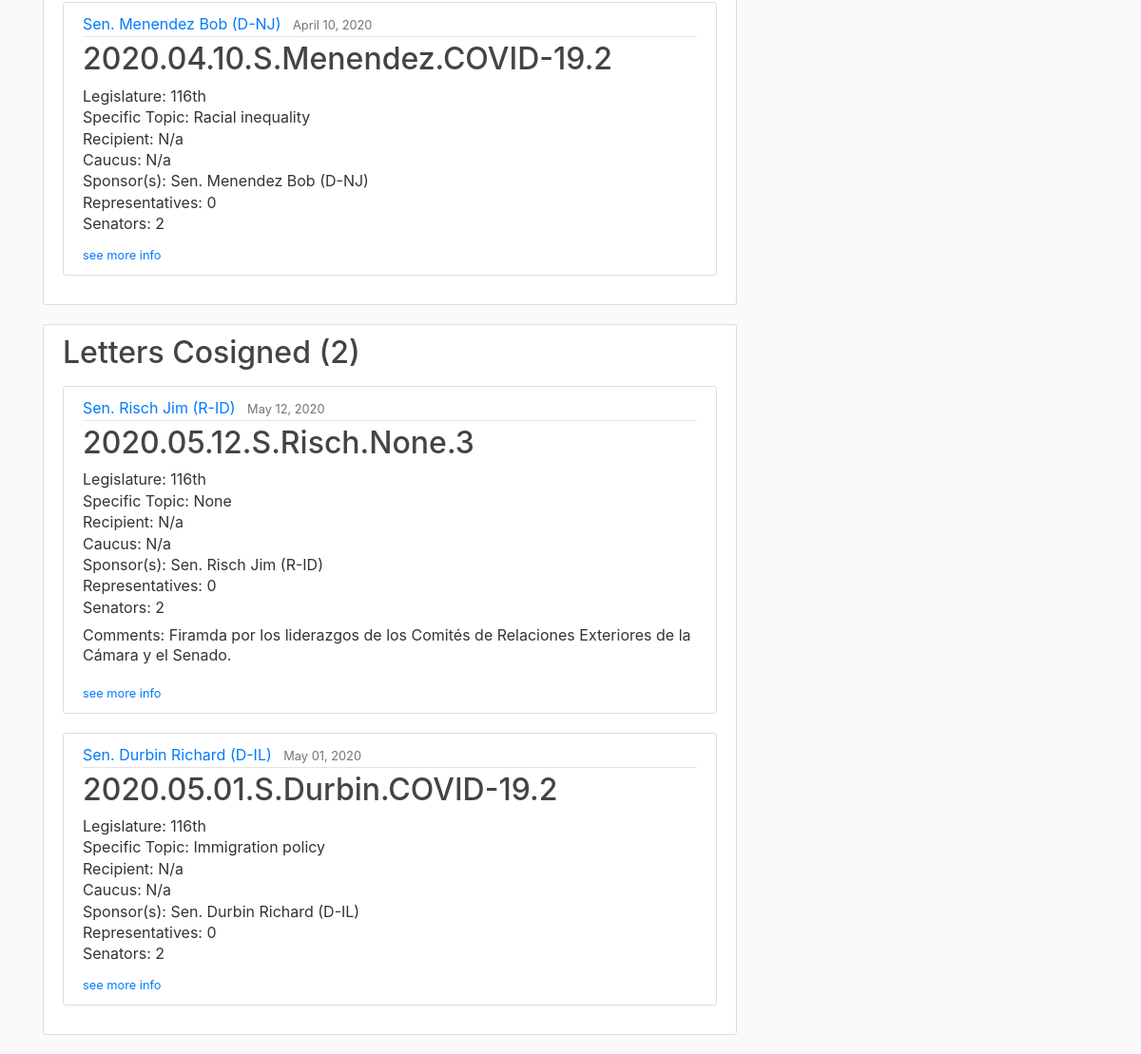
Before: /legislator_letters/Menendez Bob (lower part) with the older database file.
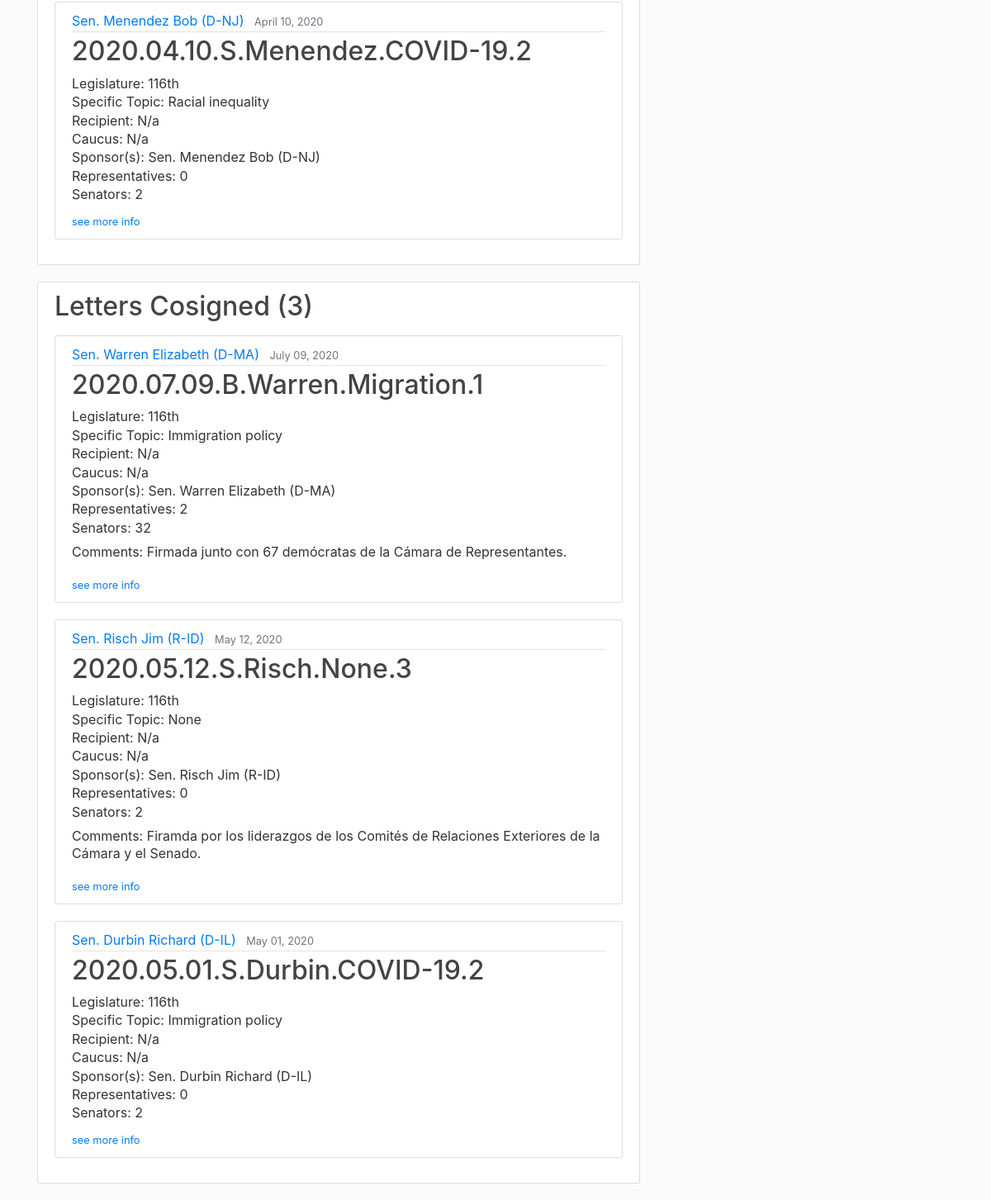
After: the same page with the newer database file.
### letter_tracking/models.py (models this page shows, shortened)
class Letter(models.Model):
    class PolParties(models.TextChoices):
        D = 'D', _('Democrat')
        R = 'R', _('Republican')
        I = 'I', _('Independent')
    class RepSen(models.TextChoices):
        REP = 'Rep.', _('Representative')
        SEN = 'Sen.', _('Senator')
    class Chamber(models.TextChoices):
        BI = 'B', _('Bicameral')
        S = 'S', _('Senado')
        C = 'C', _('Congreso')
    class Support(models.TextChoices):
        rep = 'Republican', _('Republican')
        dem = 'Democrat', _('Democrat')
        bi= 'Bipartisan', _('Bipartisan')
    class Sentiment(models.TextChoices):
        Pos = 'Positive', _('Positive')
        Neut = 'Neutral', _('Neutral')
        Neg = 'Negative', _('Negative')
    class Dummy(models.TextChoices):
        y = 1, _('Yes')
        n = 0, _('No')
    tema = models.ForeignKey(Topic,
                            on_delete=models.SET_NULL,
                            null=True,
                            verbose_name=_('Topic')
                            )
    tema_específico = models.ForeignKey(Specific_Topic,
                                        on_delete=models.SET_NULL,
                                        null=True,
                                        verbose_name=_('Specific Topic')
                                        )
    fecha = models.DateTimeField(help_text="Enter dates in <em>MM/DD/YYYY</em> format", verbose_name=_('Date'))
    descripción = models.TextField(verbose_name=_('Description'))
    favorable_a_MX = models.CharField(max_length=8,
                                    choices=Sentiment.choices,
                                    verbose_name=_('Positive for Mexico?')
                                    )
    mención_directa_a_MX = models.CharField(max_length=3,
                                    choices=Dummy.choices,
                                    verbose_name=_('Was Mexico directly mentioned?'))
    destinatario = MultiSelectField(choices=[('N/a', 'N/a')] + list(zip_choices(list(map(lambda obj: obj.recipient_name, Recipient.objects.all())))),
                                default='None',
                                max_length=100,
                                help_text="<em>If 'Other', please specify in the text box below</em>",
                                verbose_name=_('Recipient(s)')
                                )
    other_destinatario_comments = models.TextField(blank=True,
                                                   verbose_name=_('Other recipient comments'))
    caucus = MultiSelectField(choices=[('', 'N/a')] + list(zip_choices(list(map(lambda obj: obj.caucus_name, Caucus.objects.all())))),
                                default='N/a',
                                max_length=100
                                )
    legislatura = models.ForeignKey(Legislature,
                                    on_delete=models.SET_NULL,
                                    null=True,
                                    verbose_name=_('Legislature')
                                    )
    patrocinador_sen = models.ForeignKey(Legislator,
                                        limit_choices_to={'rep_or_sen': 'Sen.'},
                                        related_name='Senators',
                                        verbose_name=_('Senate Author'),
                                        on_delete=models.SET_NULL,
                                        null=True,
                                        blank=True
                                        )
    patrocinador_rep = models.ForeignKey(Legislator,
                                        limit_choices_to={'rep_or_sen': 'Rep.'},
                                        related_name='Representatives',
                                        verbose_name=_('House Author'),
                                        on_delete=models.SET_NULL,
                                        null=True,
                                        blank=True
                                        )
    cosigners = MultiSelectField(choices=[('', 'N/a')] + list(zip_choices(list(map(lambda leg: leg.name, Legislator.objects.all())))),\
                                verbose_name=_('Cosigner(s)'),
                                default='None',
                                max_length=1000
                                )
    date_posted = models.DateTimeField(default=timezone.now)
    posted_by = models.ForeignKey(User,
                                 on_delete=models.SET_NULL,
                                 null=True
                                 )
    observaciones =  models.TextField(default='N/a',
                                      verbose_name=_('Comments')
                                      )
    acción = models.ForeignKey(Action,
                               on_delete=models.SET_NULL,
                               null=True,
                               verbose_name=_('Action')
                               )
    notice = models.CharField(max_length=9,
                              verbose_name=_('If a notice was sent, specify the number'),
                              default='N/a'
                              )
    @property
    def title(self):
        if not self.authors:
            name = 'NO LEGISLATOR SELECTED: UPDATE LETTER'
        else:
            name = '-'.join(obj_list_to_attr(self.authors, 'last_name'))
        return str(self.fecha)[:10].replace('-', '.') + '.' + str(self.cámara)[0] +\
                '.' + name + '.' + str(self.tema) + '.' + str(self.consecutive_number)
    @property
    def authors(self):
        auths = [leg for leg in [self.patrocinador_rep, self.patrocinador_sen] if leg]
        return auths if auths else []
    @property
    def two_authors(self):
        return True if len(self.authors) == 2 else False
    @property
    def sen_author(self):
        return True if self.patrocinador_sen else False
    @property
    def rep_author(self):
        return True if self.patrocinador_rep else False
    @property
    def cámara(self):
        return classify_letter(self, 'rep_or_sen', "Sen.", ["Senate", "House", "Bicameral"])
    @property
    def consecutive_number(self):
        daily_order = list(Letter.objects.filter(fecha=self.fecha).order_by('fecha'))
        return daily_order.index(self) + 1
    @property
    def num_reps_sens(self):
        if not self.authors:
            return 0, 0
        auths = obj_list_to_attr(self.authors, 'name') #list of name strings
        signers = auths + ', '.join(self.cosigners).split(', ') #larger list of name strings
        if not self.cosigners:
            sen_rep = obj_list_to_attr(self.authors, 'rep_or_sen')
            if len(sen_rep) == 1:
                return (1, 0) if sen_rep == ['Sen.'] else (0, 1)
            elif len(sen_rep) == 2:
                return sen_rep.count('Sen.'), sen_rep.count('Rep.')
        sen_rep = [leg.rep_or_sen for leg in Legislator.objects.all() if leg.name in signers]
        return sen_rep.count('Sen.'), sen_rep.count('Rep.')
    @property
    def num_sens(self):
        return self.num_reps_sens[0]
    @property
    def num_reps(self):
        return self.num_reps_sens[1]

class Legislator(models.Model):
    class RepSen(models.TextChoices):
        REP = 'Rep.', _('Representative')
        SEN = 'Sen.', _('Senator')
    class PolParties(models.TextChoices):
        D = 'D', _('Democrat')
        R = 'R', _('Republican')
        I = 'I', _('Independent')
    class Meta:
        ordering = ('last_name', 'first_name')
    first_name = models.CharField(max_length=100, default='None')
    last_name = models.CharField(max_length=100, default='None')
    state = models.ForeignKey(State,
                             on_delete=models.SET_NULL,
                             null=True
                             )
    district = models.CharField(max_length=10,\
                                choices=[('', 'N/a')] + list(zip_choices(['at large'] + list(map(lambda num: str(num), range(1,54))))),\
                                help_text='If politician is a Sentor, please select N/a')
    rep_or_sen = models.CharField(max_length=4,
                                 choices=RepSen.choices,
                                 verbose_name=_('Representative or Senator'))
    party = models.CharField(max_length=11,
                            choices=PolParties.choices)
    active = models.BooleanField()
    @property
    def name(self):
        return self.last_name + ' ' + self.first_name
    @property
    def title(self):
        return self.name + ' (' + self.party + '-' + self.state.abbr + '-' +  self.district +')' if self.rep_or_sen == 'Rep.'\
         else self.name + ' (' + self.party + '-' + self.state.abbr + ')'
    @property
    def full_title(self):
        return self.rep_or_sen + ' ' + self.title
    @property
    def letters_authored(self):
        authored = list(Letter.objects.filter(patrocinador_sen=self) | Letter.objects.filter(patrocinador_rep=self))
        return sorted(authored, key=lambda letter: (letter.fecha, letter.consecutive_number), reverse=True)
    @property
    def letters_cosigned(self):
        cosigns = {letter:list(letter.cosigners) for letter in Letter.objects.all() if letter.cosigners}
        cosigns = [letter for letter, signers in cosigns.items() if self.name in signers]
        return sorted(cosigns, key=lambda letter: (letter.fecha, letter.consecutive_number), reverse=True)
    @property
    def all_letters(self):
        return self.letters_authored + self.letters_cosigned
    @property
    def num_letters_authored(self):
        return len(self.letters_authored)
    @property
    def num_letters_cosigned(self):
        return len(self.letters_cosigned)
    @property
    def num_all_letters(self):
        return len(self.all_letters)

class State(models.Model):
    name = models.CharField(max_length=30)
    abbr = models.CharField(max_length=2)
    class Meta:
        ordering = ('name',)

class Legislature(models.Model):
    legislature_name =  models.CharField(max_length=6)
    def __str__(self):
        return self.legislature_name

class Specific_Topic(models.Model):
    specific_topic_name =  models.CharField(max_length=25)
    def __str__(self):
        return self.specific_topic_name

### letter_tracking/views.py (the view)
# urls.py: path('legislator_letters/<str:name>', LegLetterView.as_view(), name='legislator-letters'),
class LegLetterView(ListView):
    model = Legislator
    template_name = 'letter_tracking/legislator_letters.html'
    context_object_name = 'politician'
    def get_queryset(self):
        [id_] = [leg.id for leg in Legislator.objects.all() if leg.name == self.kwargs.get('name')]
        return get_object_or_404(Legislator, pk=id_)

### letter_tracking/templates/letter_tracking/legislator_letters.html (shortened to what the changed rows need)
{%extends "letter_tracking/base.html" %}
{% block content %}
<article class="media content-section">
    <div class="media-body">
    <h2 class="mb-3">Letters Authored ({{politician.num_letters_authored}})</h1>
    {% if politician.letters_authored%}
        {% for letter in politician.letters_authored %}
        <article class="media content-section">
            <div class="media-body">
                <div class="article-metadata">
                    {% if letter.sen_author %}
                        <a class="mr-2" href="{% url 'legislator-letters' letter.patrocinador_sen.name %}">{{letter.patrocinador_sen.full_title}}</a>
                    {% endif %}
                    <small class="text-muted">{{ letter.fecha | date:"F d, Y" }}</small>
                </div>
                <h2><a class="article-title">{{ letter.title }}</a></h2>
                <p class="article-content" style="line-height:.4">Legislature: {{ letter.legislatura }}</p>
                <p class="article-content" style="line-height:.4">Specific Topic: {{ letter.tema_específico }}</p>
                {% if letter.other_destinatario_comments %}
                    <p class="article-content" style="line-height:.4">Recipient: {{ letter.destinatario }}- {{letter.other_destinatario_comments}}</p>
                {% elif object.destinatario %}
                    <p class="article-content" style="line-height:.4">Recipient: {{ letter.destinatario }}</p>
                {% else %}
                    <p class="article-content" style="line-height:.4">Recipient: N/a</p>
                {% endif %}
                {% if object.caucus %}
                    <p class="article-content" style="line-height:.4">Caucus: {{ letter.caucus }}</p>
                {% else %}
                    <p class="article-content" style="line-height:.4">Caucus: N/a</p>
                {% endif %}
                {% if letter.two_authors %}
                    <p class="article-content" style="line-height:.4">Sponsor(s): {{letter.patrocinador_sen.full_title}} & {{letter.patrocinador_rep.full_title}}</p>
                {% elif letter.patrocinador_sen %}
                    <p class="article-content" style="line-height:.4">Sponsor(s): {{letter.patrocinador_sen.full_title}}</p>
                {% elif letter.patrocinador_rep%}
                    <p class="article-content" style="line-height:.4">Sponsor(s): {{letter.patrocinador_rep.full_title}}</p>
                {% endif %}
                <p class="article-content" style="line-height:.4">Representatives: {{ letter.num_reps }}</p>
                <p class="article-content" style="line-height:.4">Senators: {{ letter.num_sens }}</p>
                <div> <small> <a  href="{% url 'letter-detail' letter.id%}">see more info</a></small></div>
            </div>
        </article>
        {% endfor %}
    {% endif %}
    </div>
</article>
<article class="media content-section">
    <div class="media-body">
    <h2 class="mb-3">Letters Cosigned ({{politician.num_letters_cosigned}})</h1>
    {% if politician.letters_cosigned %}
        {% for letter in politician.letters_cosigned %}
        <article class="media content-section">
            <div class="media-body">
                <div class="article-metadata">
                    {% if letter.sen_author %}
                        <a class="mr-2" href="{% url 'legislator-letters' letter.patrocinador_sen.name %}">{{letter.patrocinador_sen.full_title}}</a>
                    {% endif %}
                    <small class="text-muted">{{ letter.fecha | date:"F d, Y" }}</small>
                </div>
                <h2><a class="article-title">{{ letter.title }}</a></h2>
                <p class="article-content" style="line-height:.4">Legislature: {{ letter.legislatura }}</p>
                <p class="article-content" style="line-height:.4">Specific Topic: {{ letter.tema_específico }}</p>
                {% if letter.other_destinatario_comments %}
                    <p class="article-content" style="line-height:.4">Recipient: {{ letter.destinatario }}- {{letter.other_destinatario_comments}}</p>
                {% elif object.destinatario %}
                    <p class="article-content" style="line-height:.4">Recipient: {{ letter.destinatario }}</p>
                {% else %}
                    <p class="article-content" style="line-height:.4">Recipient: N/a</p>
                {% endif %}
                {% if object.caucus %}
                    <p class="article-content" style="line-height:.4">Caucus: {{ letter.caucus }}</p>
                {% else %}
                    <p class="article-content" style="line-height:.4">Caucus: N/a</p>
                {% endif %}
                {% if letter.two_authors %}
                    <p class="article-content" style="line-height:.4">Sponsor(s): {{letter.patrocinador_sen.full_title}} & {{letter.patrocinador_rep.full_title}}</p>
                {% elif letter.patrocinador_sen %}
                    <p class="article-content" style="line-height:.4">Sponsor(s): {{letter.patrocinador_sen.full_title}}</p>
                {% elif letter.patrocinador_rep%}
                    <p class="article-content" style="line-height:.4">Sponsor(s): {{letter.patrocinador_rep.full_title}}</p>
                {% endif %}
                <p class="article-content" style="line-height:.4">Representatives: {{ letter.num_reps }}</p>
                <p class="article-content" style="line-height:.4">Senators: {{ letter.num_sens }}</p>
                {% if letter.observaciones %}
                    <p class="article-content" style="line-height:1.3">Comments: {{ letter.observaciones }}</p>
                {% endif %}
                <div> <small> <a  href="{% url 'letter-detail' letter.id%}">see more info</a></small></div>
            </div>
        </article>
        {% endfor %}
    {% endif %}
    </div>
</article>
{% endblock content %}

Changed rows visible on the page:
computed for Letter (number 2 of 5 on the later page): num_letters_cosigned "2" → "3"
now on this page (row edited): Letter: patrocinador_sen.full_title "Sen. Warren Elizabeth (D-MA)", fecha "July 09, 2020", title "2020.07.09.B.Warren.Migration.1", legislatura "116th", tema_específico "Immigration policy", other_destinatario_comments "Recipient: N/a", num_reps "2", num_sens "32", observaciones "Firmada junto con 67 demócratas de la Cámara de Representantes.", shown under "Letters Cosigned (3)"
